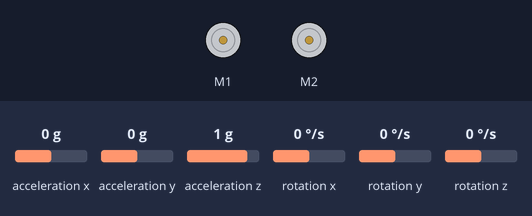
Recording of a sketch running on a simulated Arduino Uno, built with avr-gcc and run on an emulated ATmega328P. Shown: 2 × DC motor (green arrow = forward, orange = backward, longer = faster). The inputs (shaded band) are chosen by the test bench; at power-on: acceleration x 0 g, acceleration y 0 g, acceleration z 1 g, rotation x 0 °/s, rotation y 0 °/s, rotation z 0 °/s.

Above: at 0.1 s.
At 24.2 s:
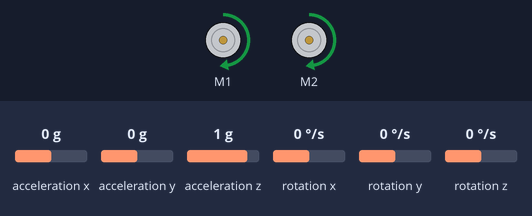
Timing chart, 0 to 25.7 s (numbered marks = the images above):
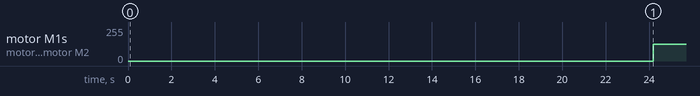

The sketch:

Turnwithgyro.ino
```cpp
#include <Arduino.h>
#include <Wire.h>
#include <SoftwareSerial.h>

#include <MeMCore.h>

MeDCMotor motor_9(9);
MeDCMotor motor_10(10);
double angle_rad = PI/180.0;
double angle_deg = 180.0/PI;
double Angle;
MeGyro gyro;
void move(int direction, int speed)
{
      int leftSpeed = 0;
      int rightSpeed = 0;
      if(direction == 1){
        	leftSpeed = speed;
        	rightSpeed = speed;
      }else if(direction == 2){
        	leftSpeed = -speed;
        	rightSpeed = -speed;
      }else if(direction == 3){
        	leftSpeed = -speed;
        	rightSpeed = speed;
      }else if(direction == 4){
        	leftSpeed = speed;
        	rightSpeed = -speed;
      }
      motor_9.run((9)==M1?-(leftSpeed):(leftSpeed)); //runs motor at leftspeed or - leftspeed
      motor_10.run((10)==M1?-(rightSpeed):(rightSpeed));
}
void turn(bool forward, int targetValue, int timeout, int cap, float KP, float KD){
  int dir;
  if(forward){dir = 3;}
  else{dir = 4;}
  int outTime = millis();
  int err = 0;
  int derr = 0;
  int err_sum = 0;
  int err_last = 0;
  int motorOutput;
  float KI = 0;
  float p;
  float i;
  float d;
  Angle = 0;
  while((outTime - millis() > timeout)){
    float currentValue = abs(gyro.getAngle(1));
    err = targetValue - currentValue;
    Serial.println(err);
    err_last = err;
    derr = err_last  - err;
    err_sum = err_sum + err;
    p = KP * err;
    d = d * derr;
    if(err<7){i = KI * err_sum;}
    motorOutput = p+i+d;
    if(motorOutput > cap){motorOutput = cap;}
    if(motorOutput < -cap){motorOutput = -cap;}

    move(dir, motorOutput);
    delay(50);

  }
  delay(15);
}


void setup(){
    gyro.begin();
    Angle = gyro.getAngle(1); //gets gyro from port 1
}

void loop(){
    turn(true, 90, 1000, 127, 4.5, 5);
    delay(1000);
    _loop();
}

void _delay(float seconds){
    long endTime = millis() + seconds * 1000;
    while(millis() < endTime)_loop();
}

void _loop(){
    gyro.update();
}
```

Measured:
- by itself, motor M1, motor M2: stopped → forward 127/255 at 24.2 s
